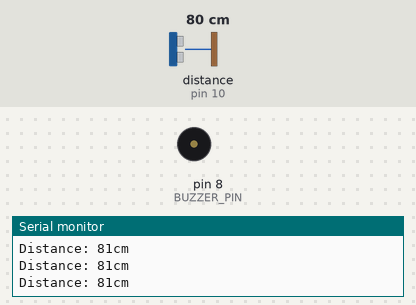
The sketch below on a simulated Arduino Uno, built with avr-gcc and run on an emulated ATmega328P. Shown: buzzer (waves = sounding, pin HIGH), the last lines printed to the serial monitor. The test bench sets the inputs (shaded band); at power-on: distance to the obstacle (sensor on pin 10) 80 cm. The echo pulse lasts 58.3 µs per cm.

Above: at 1.8 s.
1.9 s: distance to the obstacle (sensor on pin 10) set to 17 cm
3.4 s: distance to the obstacle (sensor on pin 10) set to 13 cm
At 4.3 s:
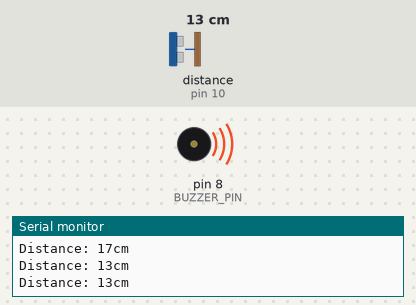
5.0 s: distance to the obstacle (sensor on pin 10) set to 18 cm
At 5.7 s:
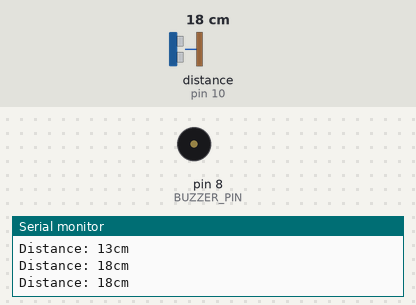
6.5 s: distance to the obstacle (sensor on pin 10) set to 2 cm
At 7.0 s:
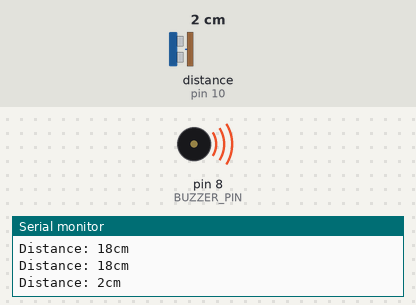
Timing chart, 0 to 9.0 s (numbered marks = the images above; inputs shaded):
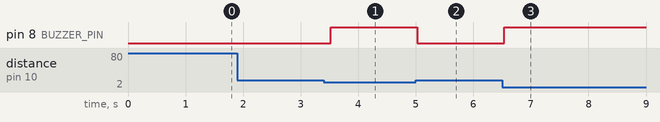

The sketch:

sketch_apr23a_contactless_doorbell.ino
```cpp
#include <NewPing.h>

const int TRIG_PIN = 9;
const int ECHO_PIN = 10;
const int BUZZER_PIN = 8;
const int MAX_DISTANCE = 200;
const int THRESHOLD_DISTANCE = 15;

NewPing sonar(TRIG_PIN, ECHO_PIN, MAX_DISTANCE);

void setup() {
  pinMode(BUZZER_PIN, OUTPUT);
  Serial.begin(9600);
}

void loop() {
  delay(500);
  unsigned int distance = sonar.ping_cm();


  Serial.print("Distance: ");
  Serial.print(distance);
  Serial.println("cm");

  if (distance > 0 && distance <= THRESHOLD_DISTANCE) {
    digitalWrite(BUZZER_PIN, HIGH);
  }
  else{
    digitalWrite(BUZZER_PIN, LOW);
     }}
```

Measured:
- the behaviour switches between 16 and 15 cm on distance to the obstacle (sensor on pin 10) (found by bisection; images 0 and 1)
- after the input at 3.4 s, pin 8 (BUZZER_PIN): LOW → HIGH after 0.12 s
- after the input at 5.0 s, pin 8 (BUZZER_PIN): HIGH → LOW at once
- after the input at 6.5 s, pin 8 (BUZZER_PIN): LOW → HIGH at once
